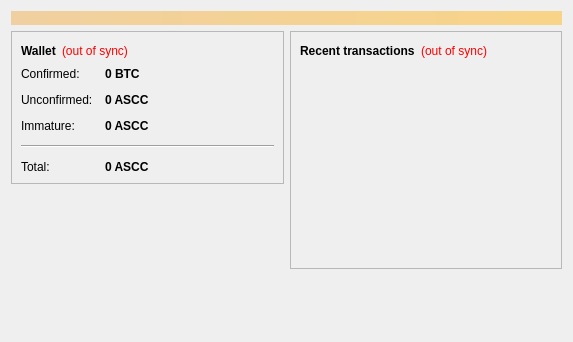
<?xml version="1.0" encoding="UTF-8"?>
<ui version="4.0">
 <class>OverviewPage</class>
 <widget class="QWidget" name="OverviewPage">
  <property name="geometry">
   <rect>
    <x>0</x>
    <y>0</y>
    <width>573</width>
    <height>342</height>
   </rect>
  </property>
  <property name="windowTitle">
   <string>Form</string>
  </property>
  <layout class="QVBoxLayout" name="topLayout">
   <item>
    <widget class="QLabel" name="labelAlerts">
     <property name="visible">
      <bool>false</bool>
     </property>
     <property name="styleSheet">
      <string notr="true">background-color: qlineargradient(x1: 0, y1: 0, x2: 1, y2: 0, stop:0 #F0D0A0, stop:1 #F8D488); color:#000000;</string>
     </property>
     <property name="wordWrap">
      <bool>true</bool>
     </property>
     <property name="margin">
      <number>3</number>
     </property>
    </widget>
   </item>
   <item>
    <layout class="QHBoxLayout" name="horizontalLayout" stretch="1,1">
     <item>
      <layout class="QVBoxLayout" name="verticalLayout_2">
       <item>
        <widget class="QFrame" name="frame">
         <property name="frameShape">
          <enum>QFrame::StyledPanel</enum>
         </property>
         <property name="frameShadow">
          <enum>QFrame::Raised</enum>
         </property>
         <layout class="QVBoxLayout" name="verticalLayout_4">
          <item>
           <layout class="QHBoxLayout" name="horizontalLayout_4">
            <item>
             <widget class="QLabel" name="label_5">
              <property name="font">
               <font>
                <weight>75</weight>
                <bold>true</bold>
               </font>
              </property>
              <property name="text">
               <string>Wallet</string>
              </property>
             </widget>
            </item>
            <item>
             <widget class="QLabel" name="labelWalletStatus">
              <property name="toolTip">
               <string>The displayed information may be out of date. Your wallet automatically synchronizes with the asiccoin network after a connection is established, but this process has not completed yet.</string>
              </property>
              <property name="styleSheet">
               <string notr="true">QLabel { color: red; }</string>
              </property>
              <property name="text">
               <string notr="true">(out of sync)</string>
              </property>
              <property name="alignment">
               <set>Qt::AlignLeading|Qt::AlignLeft|Qt::AlignVCenter</set>
              </property>
             </widget>
            </item>
            <item>
             <spacer name="horizontalSpacer_2">
              <property name="orientation">
               <enum>Qt::Horizontal</enum>
              </property>
              <property name="sizeHint" stdset="0">
               <size>
                <width>40</width>
                <height>20</height>
               </size>
              </property>
             </spacer>
            </item>
           </layout>
          </item>
          <item>
           <layout class="QFormLayout" name="formLayout_2">
            <property name="fieldGrowthPolicy">
             <enum>QFormLayout::AllNonFixedFieldsGrow</enum>
            </property>
            <property name="horizontalSpacing">
             <number>12</number>
            </property>
            <property name="verticalSpacing">
             <number>12</number>
            </property>
            <item row="0" column="0">
             <widget class="QLabel" name="label">
              <property name="text">
               <string>Confirmed:</string>
              </property>
             </widget>
            </item>
            <item row="0" column="1">
             <widget class="QLabel" name="labelBalance">
              <property name="font">
               <font>
                <weight>75</weight>
                <bold>true</bold>
               </font>
              </property>
              <property name="cursor">
               <cursorShape>IBeamCursor</cursorShape>
              </property>
              <property name="toolTip">
               <string>Your current spendable balance</string>
              </property>
              <property name="text">
               <string notr="true">0 BTC</string>
              </property>
              <property name="textInteractionFlags">
               <set>Qt::LinksAccessibleByMouse|Qt::TextSelectableByKeyboard|Qt::TextSelectableByMouse</set>
              </property>
             </widget>
            </item>
            <item row="1" column="0">
             <widget class="QLabel" name="label_3">
              <property name="text">
               <string>Unconfirmed:</string>
              </property>
             </widget>
            </item>
            <item row="1" column="1">
             <widget class="QLabel" name="labelUnconfirmed">
              <property name="font">
               <font>
                <weight>75</weight>
                <bold>true</bold>
               </font>
              </property>
              <property name="cursor">
               <cursorShape>IBeamCursor</cursorShape>
              </property>
              <property name="toolTip">
               <string>Total of transactions that have yet to be confirmed, and do not yet count toward the spendable balance</string>
              </property>
              <property name="text">
               <string notr="true">0 ASCC</string>
              </property>
              <property name="textInteractionFlags">
               <set>Qt::LinksAccessibleByMouse|Qt::TextSelectableByKeyboard|Qt::TextSelectableByMouse</set>
              </property>
             </widget>
            </item>
            <item row="2" column="0">
             <widget class="QLabel" name="labelImmatureText">
              <property name="text">
               <string>Immature:</string>
              </property>
             </widget>
            </item>
            <item row="2" column="1">
             <widget class="QLabel" name="labelImmature">
              <property name="font">
               <font>
                <weight>75</weight>
                <bold>true</bold>
               </font>
              </property>
              <property name="toolTip">
               <string>Mined balance that has not yet matured</string>
              </property>
              <property name="text">
               <string notr="true">0 ASCC</string>
              </property>
              <property name="textInteractionFlags">
               <set>Qt::LinksAccessibleByMouse|Qt::TextSelectableByKeyboard|Qt::TextSelectableByMouse</set>
              </property>
             </widget>
            </item>
            <item row="4" column="0">
             <widget class="QLabel" name="labelTotalText">
              <property name="text">
               <string>Total:</string>
              </property>
             </widget>
            </item>
            <item row="4" column="1">
             <widget class="QLabel" name="labelTotal">
              <property name="font">
               <font>
                <weight>75</weight>
                <bold>true</bold>
               </font>
              </property>
              <property name="cursor">
               <cursorShape>IBeamCursor</cursorShape>
              </property>
              <property name="toolTip">
               <string>Your current total balance</string>
              </property>
              <property name="text">
               <string notr="true">0 ASCC</string>
              </property>
              <property name="textInteractionFlags">
               <set>Qt::LinksAccessibleByMouse|Qt::TextSelectableByKeyboard|Qt::TextSelectableByMouse</set>
              </property>
             </widget>
            </item>
            <item row="3" column="0" colspan="2">
             <widget class="Line" name="line">
              <property name="orientation">
               <enum>Qt::Horizontal</enum>
              </property>
             </widget>
            </item>
           </layout>
          </item>
         </layout>
        </widget>
       </item>
       <item>
        <spacer name="verticalSpacer">
         <property name="orientation">
          <enum>Qt::Vertical</enum>
         </property>
         <property name="sizeHint" stdset="0">
          <size>
           <width>20</width>
           <height>40</height>
          </size>
         </property>
        </spacer>
       </item>
      </layout>
     </item>
     <item>
      <layout class="QVBoxLayout" name="verticalLayout_3">
       <item>
        <widget class="QFrame" name="frame_2">
         <property name="frameShape">
          <enum>QFrame::StyledPanel</enum>
         </property>
         <property name="frameShadow">
          <enum>QFrame::Raised</enum>
         </property>
         <layout class="QVBoxLayout" name="verticalLayout">
          <item>
           <layout class="QHBoxLayout" name="horizontalLayout_2">
            <item>
             <widget class="QLabel" name="label_4">
              <property name="text">
               <string>&lt;b&gt;Recent transactions&lt;/b&gt;</string>
              </property>
             </widget>
            </item>
            <item>
             <widget class="QLabel" name="labelTransactionsStatus">
              <property name="toolTip">
               <string>The displayed information may be out of date. Your wallet automatically synchronizes with the asiccoin network after a connection is established, but this process has not completed yet.</string>
              </property>
              <property name="styleSheet">
               <string notr="true">QLabel { color: red; }</string>
              </property>
              <property name="text">
               <string notr="true">(out of sync)</string>
              </property>
              <property name="alignment">
               <set>Qt::AlignRight|Qt::AlignTrailing|Qt::AlignVCenter</set>
              </property>
             </widget>
            </item>
            <item>
             <spacer name="horizontalSpacer">
              <property name="orientation">
               <enum>Qt::Horizontal</enum>
              </property>
              <property name="sizeHint" stdset="0">
               <size>
                <width>40</width>
                <height>20</height>
               </size>
              </property>
             </spacer>
            </item>
           </layout>
          </item>
          <item>
           <widget class="QListView" name="listTransactions">
            <property name="styleSheet">
             <string notr="true">QListView { background: transparent; }</string>
            </property>
            <property name="frameShape">
             <enum>QFrame::NoFrame</enum>
            </property>
            <property name="verticalScrollBarPolicy">
             <enum>Qt::ScrollBarAlwaysOff</enum>
            </property>
            <property name="horizontalScrollBarPolicy">
             <enum>Qt::ScrollBarAlwaysOff</enum>
            </property>
            <property name="selectionMode">
             <enum>QAbstractItemView::NoSelection</enum>
            </property>
           </widget>
          </item>
         </layout>
        </widget>
       </item>
       <item>
        <spacer name="verticalSpacer_2">
         <property name="orientation">
          <enum>Qt::Vertical</enum>
         </property>
         <property name="sizeHint" stdset="0">
          <size>
           <width>20</width>
           <height>40</height>
          </size>
         </property>
        </spacer>
       </item>
      </layout>
     </item>
    </layout>
   </item>
  </layout>
 </widget>
 <resources/>
 <connections/>
</ui>
